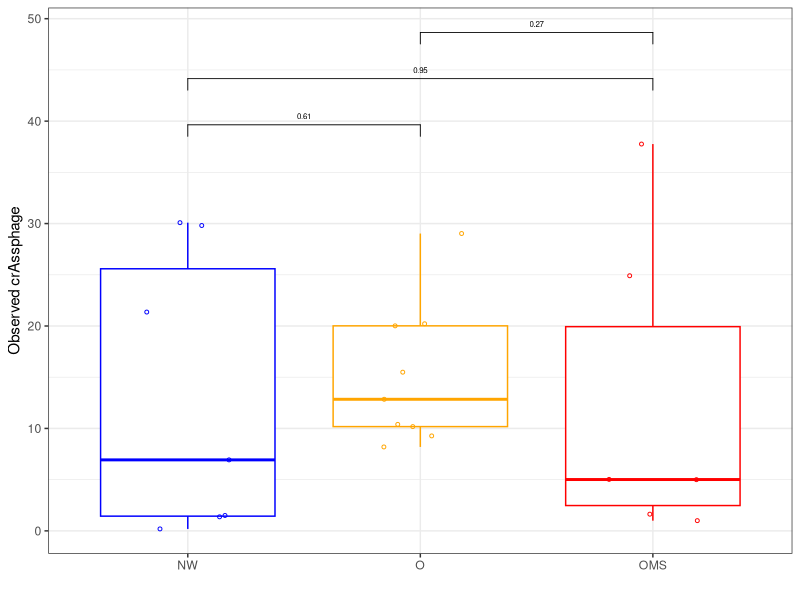
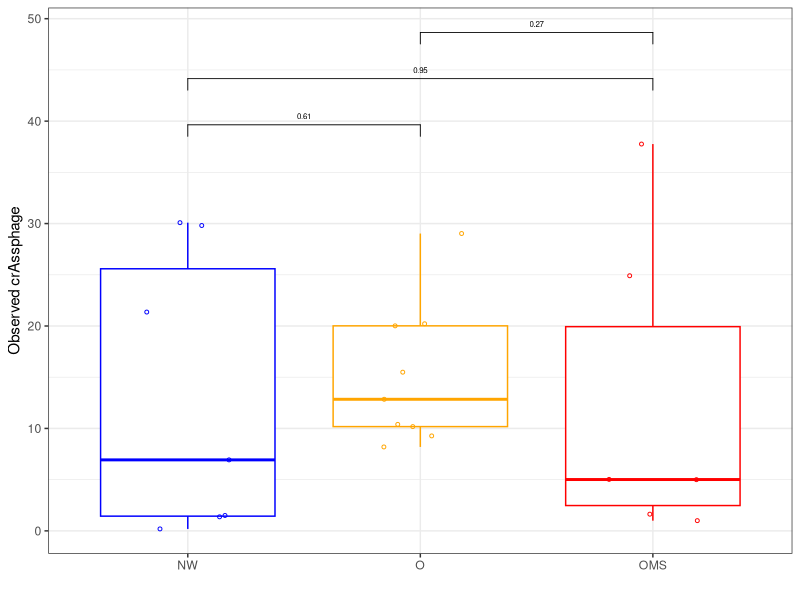
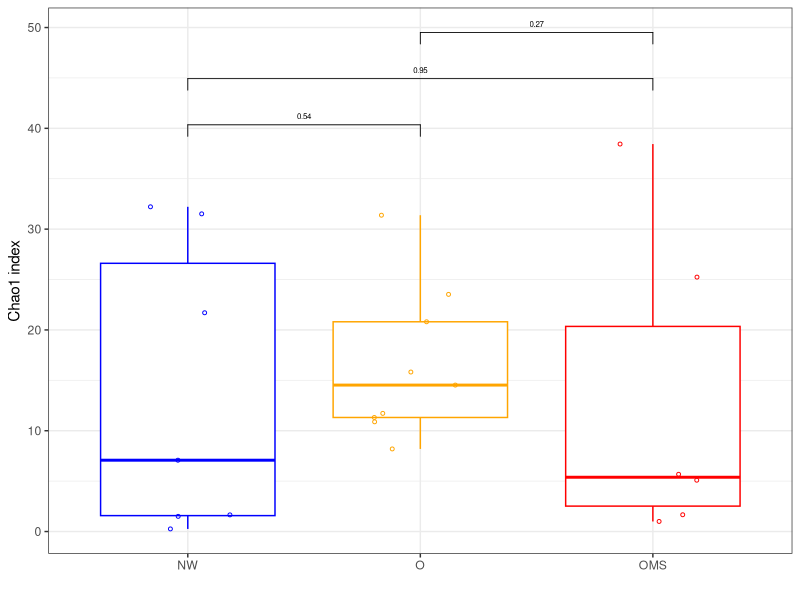
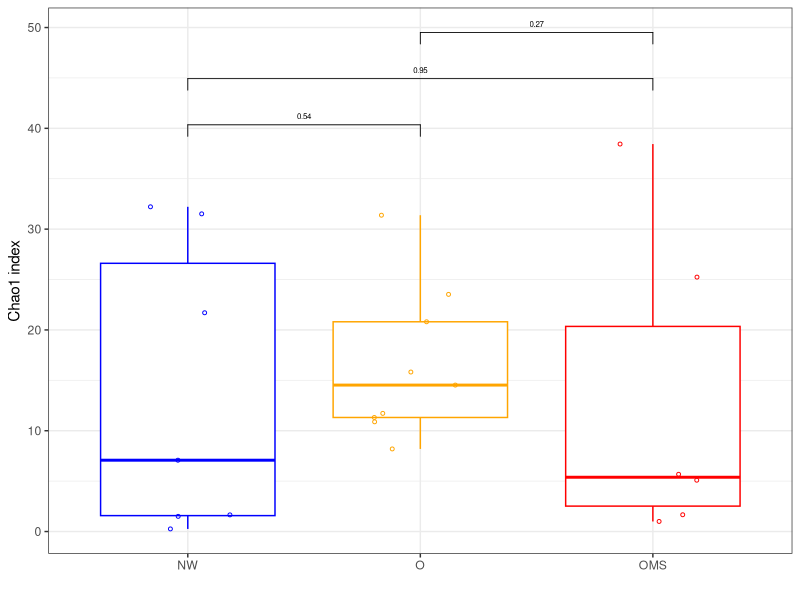
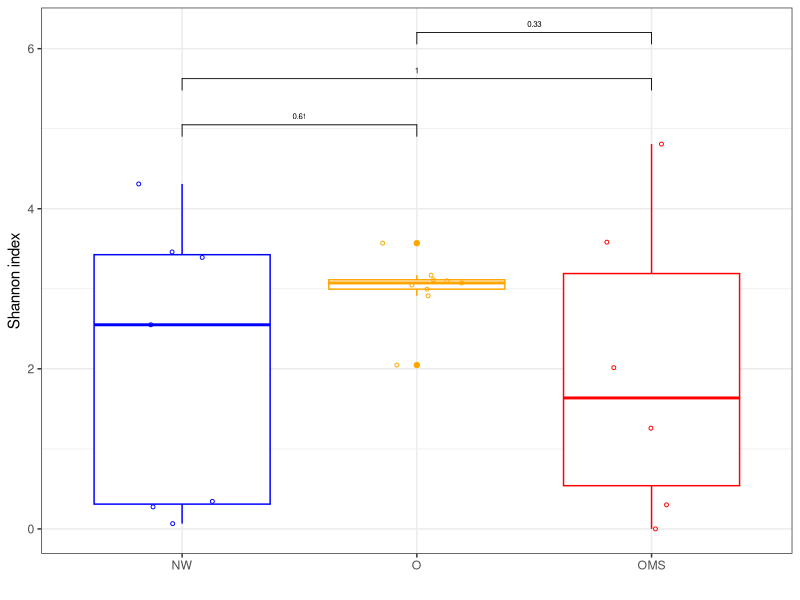
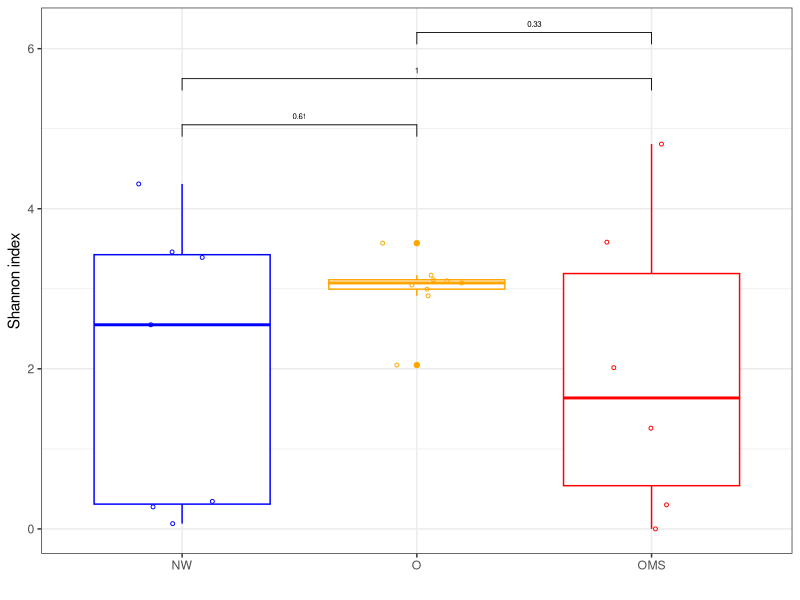
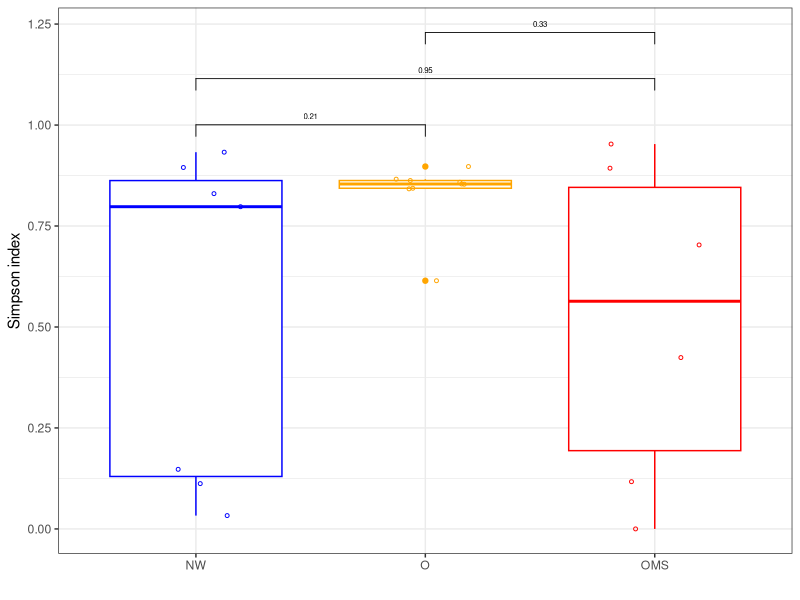
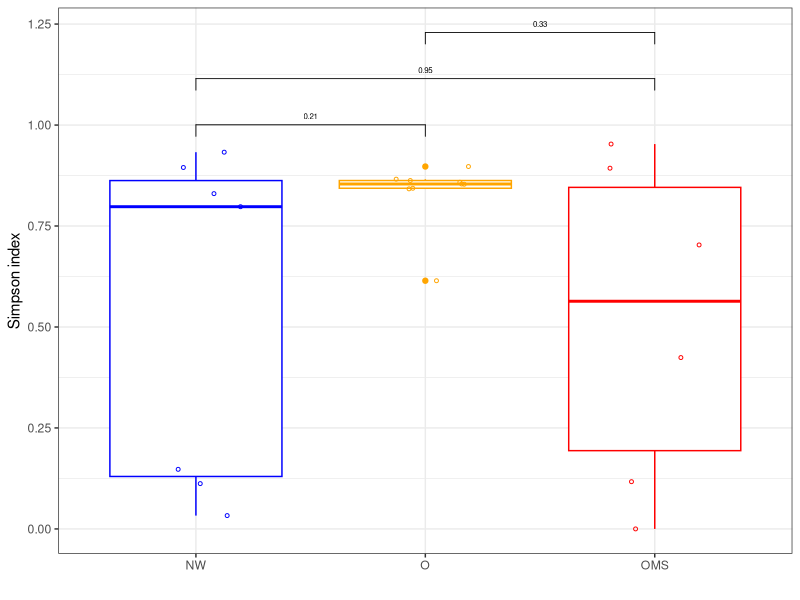

Recreate these plots in R, in order.
## ---- chunk 1
knitr::opts_chunk$set(echo = TRUE, warning = FALSE, message = FALSE)
library("optparse")
library("ggplot2")
library("reshape")
require("gridExtra")
library("ggpubr")
## ---- chunk 2
# Data input
table <- read.table("allsamples_adiv_delta.tsv",
                    header=TRUE,
                    sep="\t",
                    row.names = 1)

# P-value groups
p_value <- list(c("NW", "O"), 
                    c("NW", "OMS"),
                    c("O", "OMS"))

# Colors
colors <- c("blue",
            "orange",
            "red")

theme_set(theme_bw())

# Boxplot Observed
boxplot_observed <- ggplot(table,
                           aes(x = group,
                               y = observed_otus)) +
  geom_boxplot(aes(color = group)) +
  geom_point(aes(color = group),
             size = 1,
             shape = 21,
             position = position_jitterdodge()) +
  labs(x="", 
       y="Observed crAssphage") +
  theme(legend.position = "none") +
  scale_color_manual(values = colors) +
  stat_compare_means(comparisons = p_value,
    method = "wilcox.test",
    size = 2)

ggsave("boxplot_delta_observed_comp.svg")
  print(boxplot_observed)
dev.off()

# Boxplot Chao1
boxplot_chao1 <- ggplot(table,
                           aes(x = group,
                               y = chao1)) +
  geom_boxplot(aes(color = group)) +
  geom_point(aes(color = group),
             size = 1,
             shape = 21,
             position = position_jitterdodge()) +
  labs(x="", 
       y="Chao1 index") +
  theme(legend.position = "none") +
  scale_color_manual(values = colors) +
  stat_compare_means(comparisons = p_value,
    method = "wilcox.test",
    size = 2)

ggsave("boxplot_delta_chao1_comp.svg")
  print(boxplot_chao1)
dev.off()

# Boxplot Shannon
boxplot_shannon <- ggplot(table,
                           aes(x = group,
                               y = shannon)) +
  geom_boxplot(aes(color = group)) +
  geom_point(aes(color = group),
             size = 1,
             shape = 21,
             position = position_jitterdodge()) +
  labs(x="", 
       y="Shannon index") +
  theme(legend.position = "none") +
  scale_color_manual(values = colors) +
  stat_compare_means(comparisons = p_value,
    method = "wilcox.test",
    size = 2)

ggsave("boxplot_delta_shannon_comp.svg")
  print(boxplot_shannon)
dev.off()

# Boxplot Simpson
boxplot_simpson <- ggplot(table,
                           aes(x = group,
                               y = simpson)) +
  geom_boxplot(aes(color = group)) +
  geom_point(aes(color = group),
             size = 1,
             shape = 21,
             position = position_jitterdodge()) +
  labs(x="", 
       y="Simpson index") +
  theme(legend.position = "none") +
  scale_color_manual(values = colors) +
  stat_compare_means(comparisons = p_value,
    method = "wilcox.test",
    size = 2)

ggsave("boxplot_delta_simpson_comp.svg")
  print(boxplot_simpson)
dev.off()

# Boxplot Goods Coverage
boxplot_goods_coverage <- ggplot(table,
                           aes(x = group,
                               y = goods_coverage)) +
  geom_boxplot(aes(color = group)) +
  geom_point(aes(color = group),
             size = 1,
             shape = 21,
             position = position_jitterdodge()) +
  labs(x="", 
       y="Goods Coverage index") +
  theme(legend.position = "none") +
  scale_color_manual(values = colors) +
  stat_compare_means(comparisons = p_value,
    method = "wilcox.test",
    size = 2)

ggsave("boxplot_delta_goods_coverage_comp.svg")
  print(boxplot_goods_coverage)
dev.off()
## ---- chunk 3
boxplot_observed
## ---- chunk 4
boxplot_chao1
## ---- chunk 5
boxplot_shannon
## ---- chunk 6
boxplot_simpson
## ---- chunk 7
boxplot_goods_coverage
